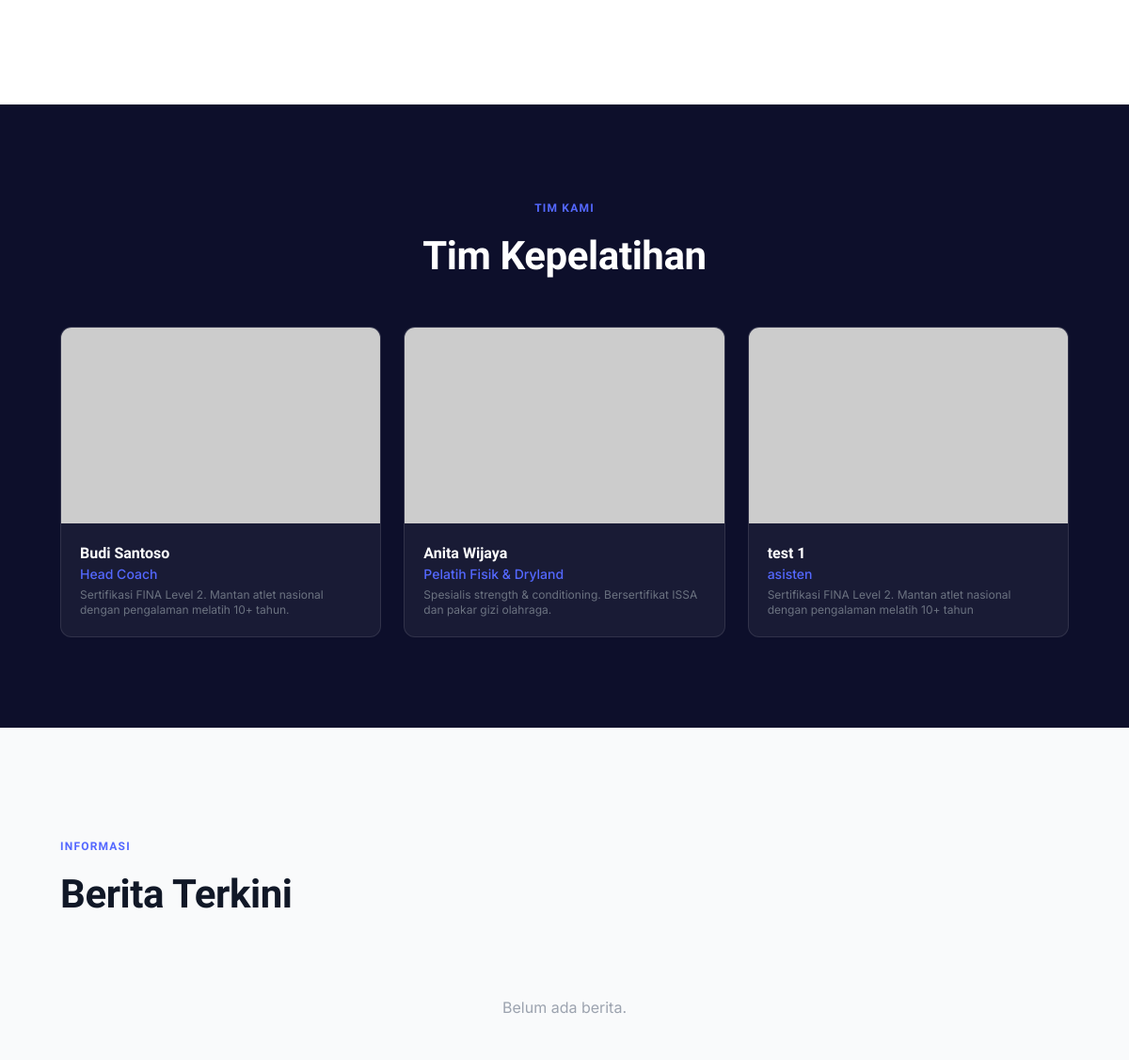
Before: / (middle part) with the older database file.
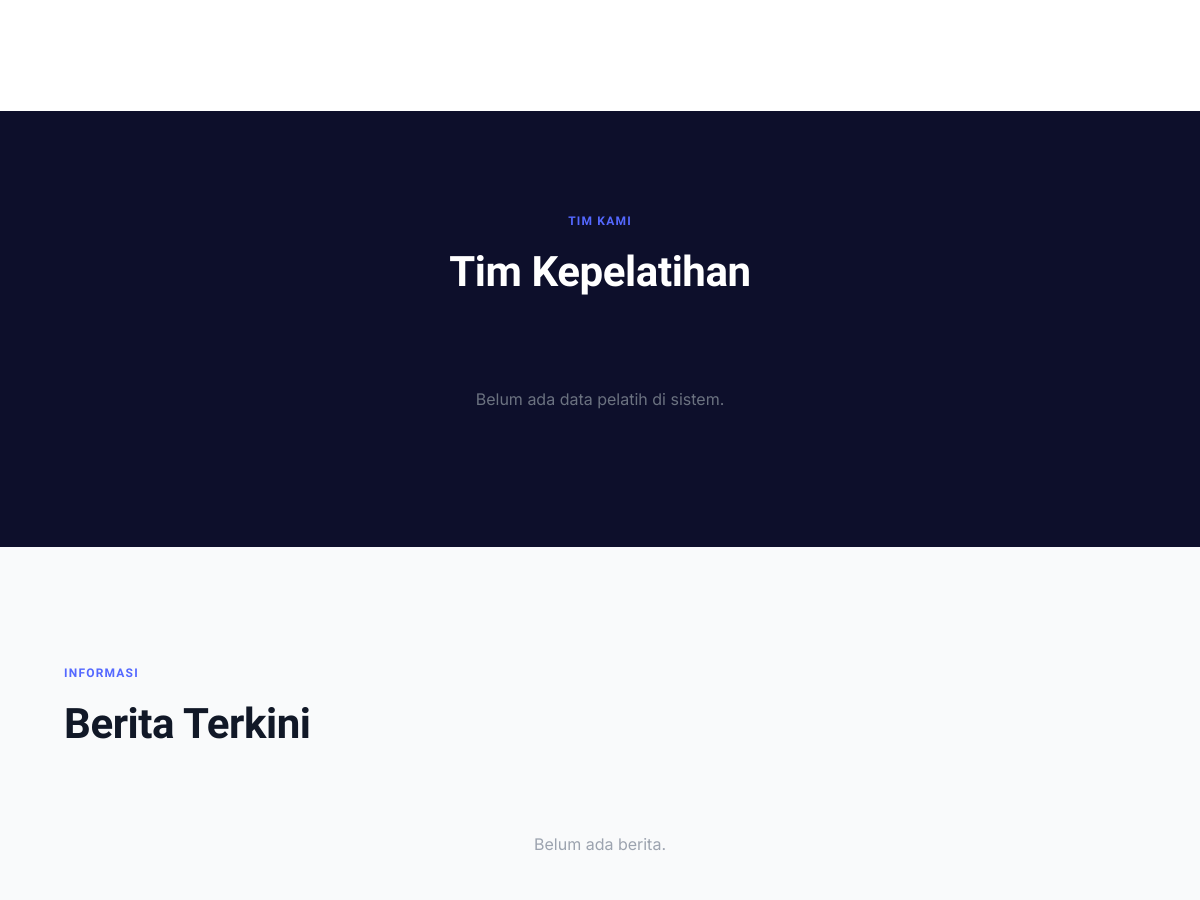
After: the same page with the newer database file.
### tables this page shows
CREATE TABLE `pelatih` (
  `id` int(11) NOT NULL,
  `nama` varchar(100) NOT NULL,
  `jabatan` varchar(100) NOT NULL,
  `sertifikasi` text DEFAULT NULL,
  `foto` varchar(255) DEFAULT 'default_coach.jpg',
  `cabang` varchar(100) DEFAULT 'Pusat',
  `is_highlighted` tinyint(1) DEFAULT 0
);

### index.php (the view, shortened to what this page needs)
<?php
include 'includes/koneksi.php';
?>
<!DOCTYPE html>
<html lang="id" class="scroll-smooth">
<head>
    <script src="https://cdn.tailwindcss.com"></script>
</head>
<body class="bg-white text-gray-900 antialiased font-inter">
    <section id="jadwal" class="bg-white py-20 lg:py-28">
    </section>
    <section id="pelatih" class="bg-xenon-900 py-20 lg:py-24">
        <div class="max-w-6xl mx-auto px-4 lg:px-10">
            <div class="text-center mb-12">
                <span class="inline-block text-xenon-400 text-xs font-semibold uppercase tracking-widest mb-4 font-sora">Tim Kami</span>
                <h2 class="font-sora font-bold text-white text-3xl lg:text-[2.625rem] lg:leading-[3.4rem] tracking-[-0.01em]">Tim Kepelatihan</h2>
            </div>
            <div class="grid grid-cols-1 md:grid-cols-3 gap-6">
                <?php
                $pelatihList = [];
                try {
                    $q_pelatih = mysqli_query($koneksi, "SELECT * FROM pelatih WHERE is_highlighted=1 LIMIT 3");
                    if(!$q_pelatih || mysqli_num_rows($q_pelatih) == 0) {
                        $q_pelatih = mysqli_query($koneksi, "SELECT * FROM pelatih LIMIT 3");
                    }
                    while($row = mysqli_fetch_assoc($q_pelatih)) { $pelatihList[] = $row; }
                } catch (\Exception $e) {}
                if (count($pelatihList) > 0) :
                    foreach($pelatihList as $p) :
                        $foto = !empty($p['foto']) && file_exists("admin/" . $p['foto']) ? "admin/" . $p['foto'] : "https://ui-avatars.com/api/?name=" . urlencode($p['nama']) . "&background=003DFF&color=fff&size=256";
                ?>
                <div class="group bg-white/5 border border-white/10 rounded-xl overflow-hidden hover:border-xenon-400/40 hover:bg-white/10 transition-all relative card-hover-gradient">
                    <div class="h-52 bg-xenon-800 bg-cover bg-center" style="background-image: url('<?= $foto ?>');"></div>
                    <div class="p-5">
                        <h4 class="font-sora font-semibold text-white text-base"><?= htmlspecialchars($p['nama']); ?></h4>
                        <p class="text-xenon-400 text-sm font-medium"><?= htmlspecialchars($p['jabatan']); ?></p>
                        <p class="text-gray-500 text-xs mt-1"><?= htmlspecialchars($p['sertifikasi']); ?></p>
                    </div>
                </div>
                <?php endforeach; else : ?>
                    <p class="text-gray-500 col-span-3 text-center py-10">Belum ada data pelatih di sistem.</p>
                <?php endif; ?>
            </div>
        </div>
    </section>
    <section id="berita" class="bg-gray-50 py-20 lg:py-28">
        <div class="max-w-6xl mx-auto px-4 lg:px-10">
            <div class="flex justify-between items-end mb-10">
                <div>
                    <span class="inline-block text-xenon-400 text-xs font-semibold uppercase tracking-widest mb-4 font-sora">Informasi</span>
                    <h2 class="font-sora font-bold text-gray-900 text-3xl lg:text-[2.625rem] lg:leading-[3.4rem] tracking-[-0.01em]">Berita Terkini</h2>
                </div>
            </div>
            <div class="grid grid-cols-1 md:grid-cols-3 gap-6">
                <?php
                $beritaList = [];
                if (count($beritaList) > 0) :
                    foreach($beritaList as $b) :
                        $foto_berita = (!empty($b['gambar']) && file_exists("admin/" . $b['gambar'])) ? "admin/" . $b['gambar'] : "https://images.unsplash.com/photo-1572334057861-6d72dbb688d2?auto=format&fit=crop&w=800&q=80";
                ?>
                <div class="group bg-white rounded-xl border border-gray-200 overflow-hidden hover:shadow-lg hover:border-gray-300 transition-all relative card-hover-gradient">
                    <div class="h-48 bg-gray-100 bg-cover bg-center" style="background-image: url('<?= $foto_berita ?>');"></div>
                    <div class="p-5">
                        <span class="inline-block bg-xenon-50 text-xenon-400 text-[10px] font-semibold px-2.5 py-1 rounded font-sora uppercase tracking-wider mb-2"><?= htmlspecialchars($b['cabang'] ?? 'Umum') ?></span>
                        <h4 class="font-sora font-semibold text-gray-900 text-sm leading-snug mb-2"><?= htmlspecialchars($b['judul']) ?></h4>
                        <p class="text-gray-500 text-xs line-clamp-2 leading-relaxed"><?= strip_tags($b['isi'] ?? '') ?></p>
                    </div>
                    <div class="gradient-line absolute bottom-0 left-0 w-0 h-0.5 bg-gradient-to-r from-blue-600 to-purple-600"></div>
                </div>
                <?php endforeach; else: ?>
                    <p class="text-gray-400 col-span-3 text-center py-10">Belum ada berita.</p>
                <?php endif; ?>
            </div>
        </div>
    </section>
</body>
</html>

### index.php (style rules this page uses)
body { font-family: 'Inter', system-ui, sans-serif; }

Changed rows visible on the page:
removed pelatih: nama "Budi Santoso", jabatan "Head Coach", sertifikasi "Sertifikasi FINA Level 2. Mantan atlet nasional dengan pengalaman melatih 10+ tahun."
removed pelatih: nama "Anita Wijaya", jabatan "Pelatih Fisik & Dryland", sertifikasi "Spesialis strength & conditioning. Bersertifikat ISSA dan pakar gizi olahraga."
removed pelatih: nama "test 1", jabatan "asisten", sertifikasi "Sertifikasi FINA Level 2. Mantan atlet nasional dengan pengalaman melatih 10+ tahun"
Other visible differences:
text now shown: "Belum ada data pelatih di sistem."
